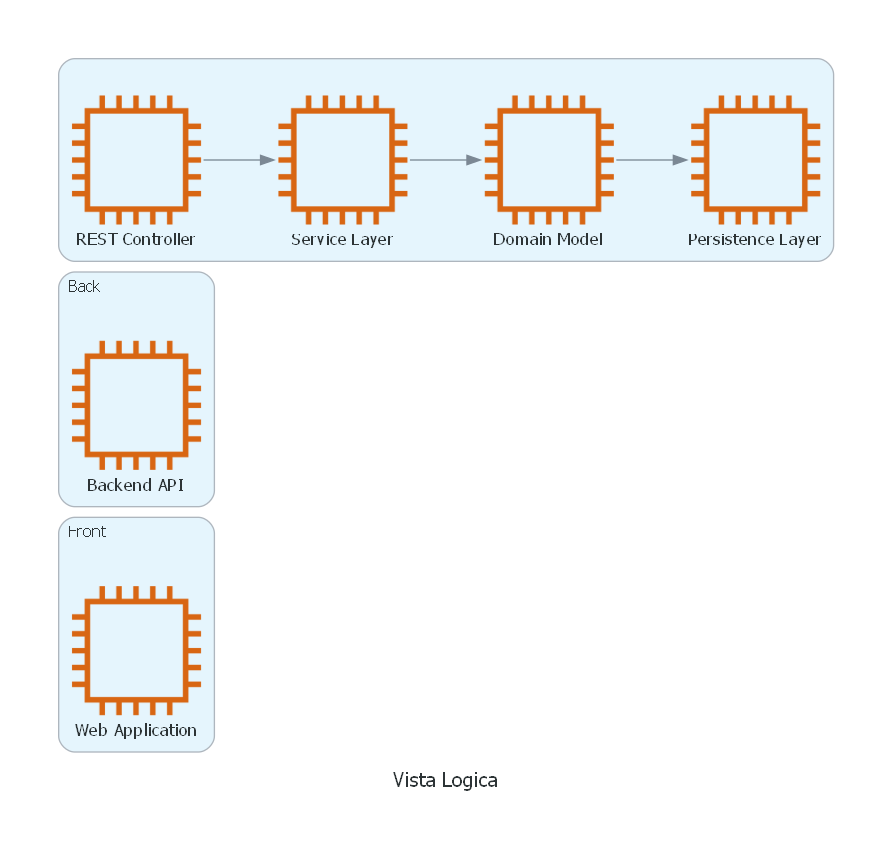

Reproduce this figure in Python.
from diagrams import Diagram, Cluster, Edge
from diagrams.programming.framework import React, Spring
from diagrams.aws.compute import EC2Instance
graph = {
    "bgcolor": "white",
    "pad": "0.5",
    "splines": "ortho",
}
with Diagram("Vista Logica", 
             show=False, 
             outformat='png', 
             direction='LR',
             graph_attr=graph):
    with Cluster("Front"):
        web = EC2Instance("Web Application")
    with Cluster("Back"):
        backend = EC2Instance("Backend API")

    with Cluster("", graph_attr={"labelloc":"c"}):
        rest = EC2Instance("REST Controller")
        service = EC2Instance("Service Layer")
        domain = EC2Instance("Domain Model")
        persistance = EC2Instance("Persistence Layer")

    rest >> service >> domain >> persistance
